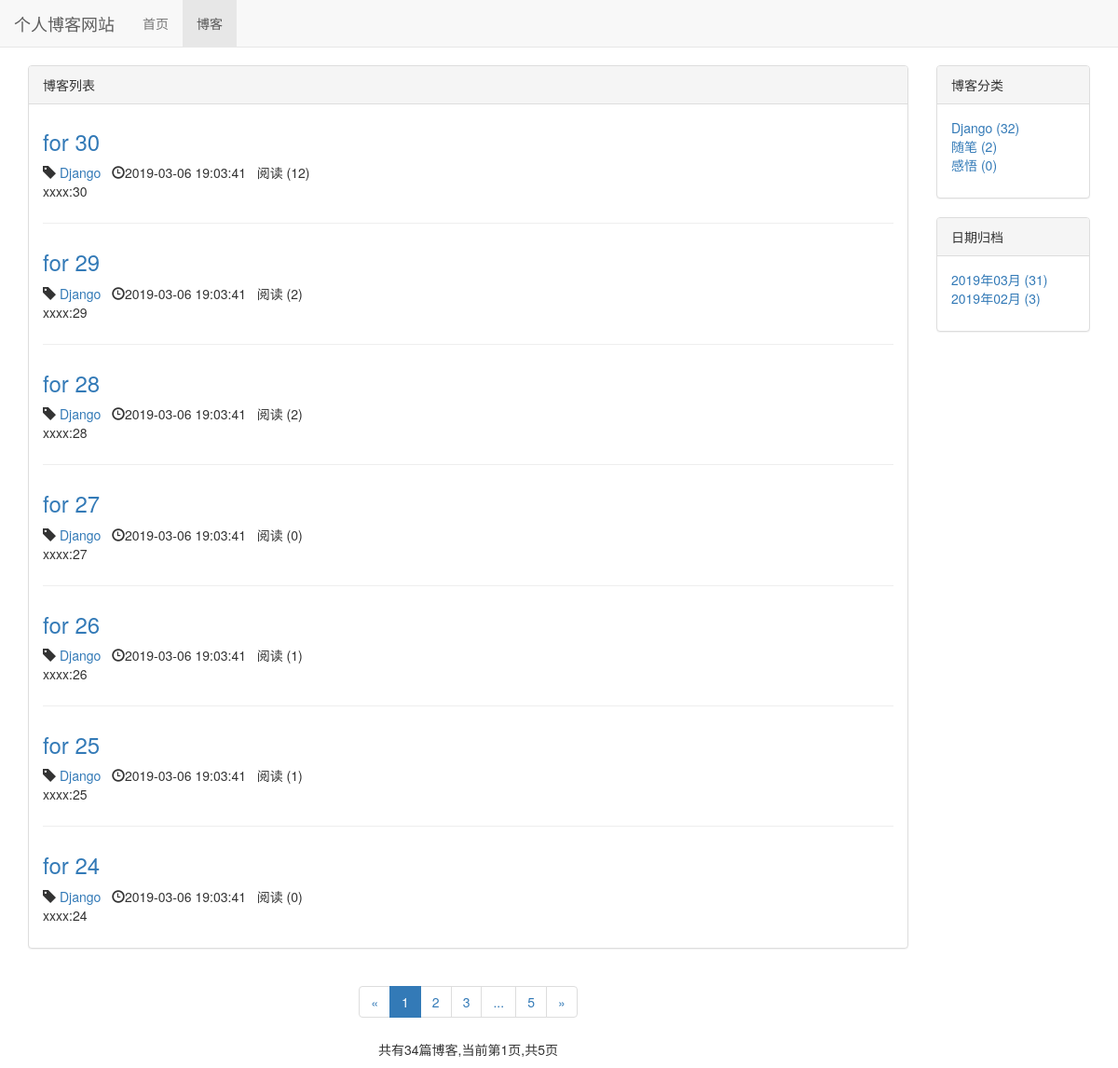
Before: /blog/ with the older database file.
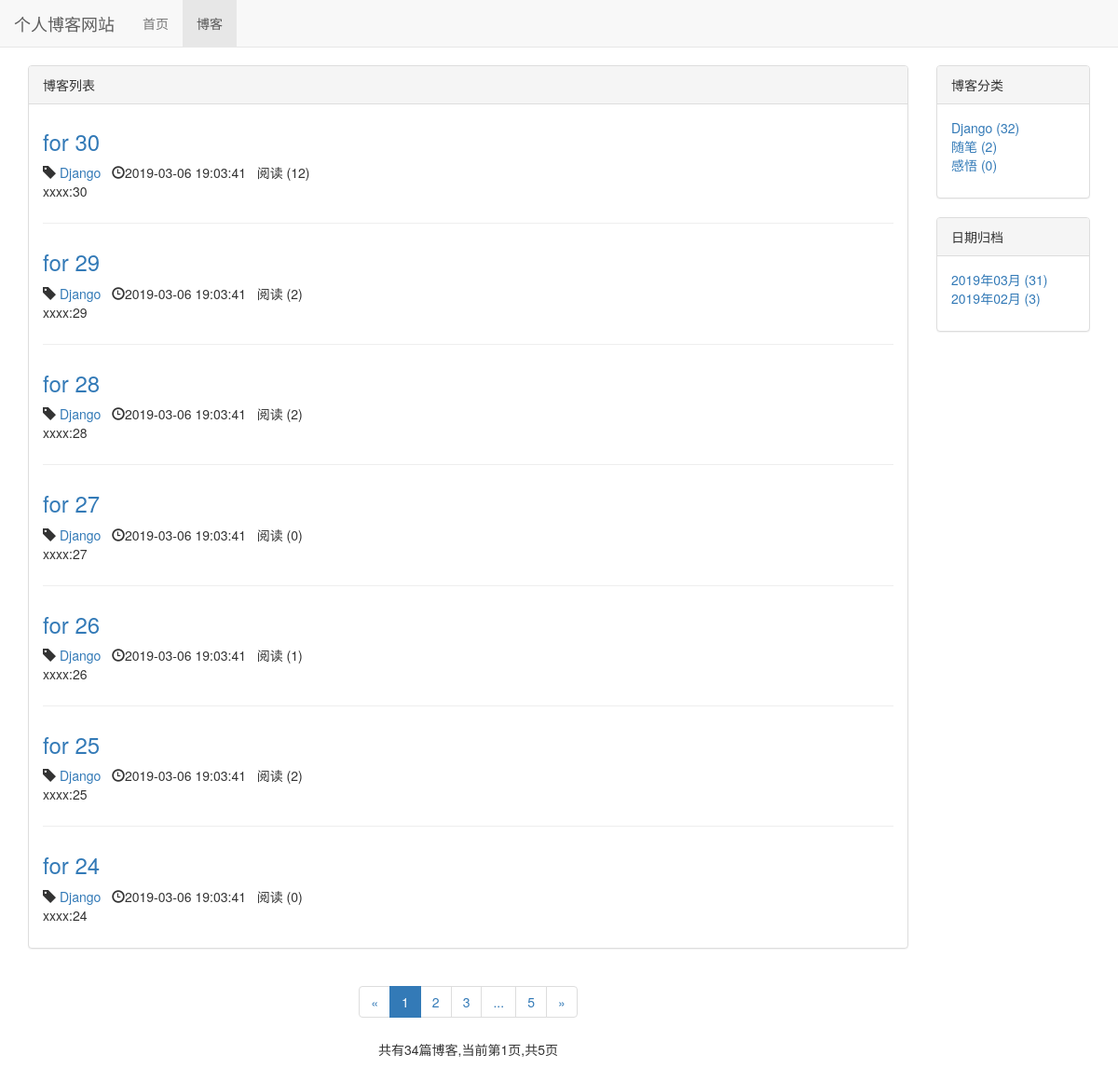
After: the same page with the newer database file.
### blog/models.py (models this page shows, shortened)
class Blog(models.Model,ReadNumExpandMethod):
    title = models.CharField(max_length=50)
    blog_type = models.ForeignKey(BlogType,on_delete=models.DO_NOTHING)
    content = RichTextUploadingField()
    author = models.ForeignKey(User,on_delete=models.DO_NOTHING)
    read_details = GenericRelation(ReadDetail)
    created_time = models.DateTimeField(auto_now_add=True)
    last_updated_time = models.DateTimeField(auto_now=True)
    class Meta:
        ordering = ['-created_time']

class BlogType(models.Model):
    type_name = models.CharField(max_length=15)
    def __str__(self):
        return self.type_name

### read_statistics/models.py (models this page shows)
class ReadNum(models.Model):
    read_num = models.IntegerField(default=0)
    content_type = models.ForeignKey(ContentType, on_delete=models.DO_NOTHING)
    object_id = models.PositiveIntegerField()
    content_object = GenericForeignKey('content_type', 'object_id')

### blog/views.py (the view)
# urls.py: path('',views.blog_list,name='blog_list'),
def blog_list(request):
    blogs_all_list = Blog.objects.all()
    context = get_blog_list_common_data(request,blogs_all_list)
    return render(request,'blog/blog_list.html',context)

### read_statistics/models.py (called while the page is built)
    def get_read_num(self):
        try:
            ct = ContentType.objects.get_for_model(self)
            readnum = ReadNum.objects.get(content_type=ct,object_id=self.pk)
            return readnum.read_num
        except exceptions.ObjectDoesNotExist:
            return 0

### blog/templates/blog/blog_list.html (shortened to what the changed rows need)
{% extends 'base.html' %}
{% load staticfiles %}
{% block header_extends %}
    <link rel="stylesheet" href="{% static 'blog/blog.css' %}">
{% endblock %}
{% block content %}
    <div class="container">
        <div class="row">
            <div class="col-xs-12 col-sm-8 col-md-9 col-lg-10">
                <div class="panel panel-default">
                    <div class="panel-body">
                        {% for blog in blogs %}
                            <div class="blog">
                                <h3>
                                    <a href="{% url 'blog_detail' blog.pk %}">
                                        {{ blog.title }}
                                    </a>
                                </h3>
                                <p class="blog-info">
                                    <span class="glyphicon glyphicon-tag"></span> <a href="{% url 'blogs_with_type' blog.blog_type.pk %}">{{ blog.blog_type }}</a>&nbsp;&nbsp;
                                    <span class="glyphicon glyphicon-time"></span>{{ blog.created_time | date:"Y-m-d H:m:s" }}&nbsp;&nbsp;
                                    阅读 ({{ blog.get_read_num }})
                                </p>
                                <p>{{ blog.content | striptags | truncatechars:120 }}</p>
                            </div>
                        {% empty %}
                            <div class="blog">
                                <h3>暂无博客，敬请期待</h3>
                            </div>
                        {% endfor %}
                    </div>
                </div>
            </div>
        </div>
    </div>
{% endblock %}

Changed rows visible on the page:
changed through a linked row, Blog "for 25": get_read_num "1" → "2"
